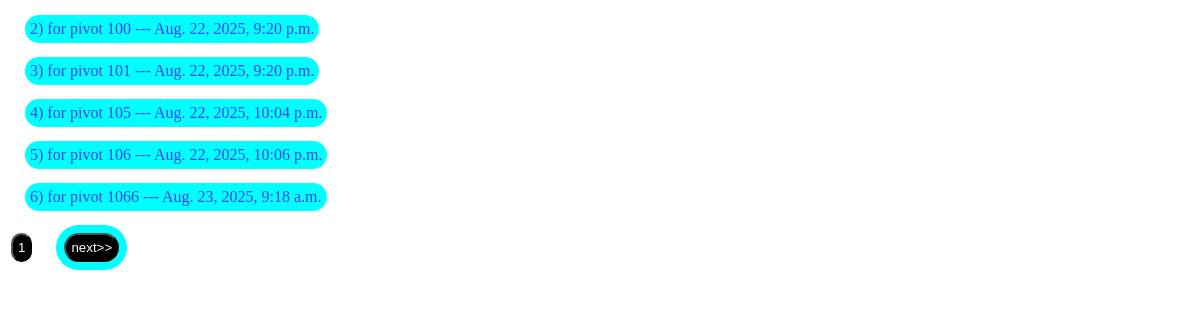
/formuloo_web/ticket_list/, run on the app's committed database.
### basic_app/models.py (models this page shows)
class Tickets(models.Model):
    Name = models.CharField(max_length=30)
    Description = models.TextField()
    Assignee = models.ManyToManyField(FormulooUser, through='intern_tickets')
    Reporter = models.ForeignKey(FormulooUser, on_delete=models.CASCADE, related_name='tickets_assigned')
    Image = models.ImageField(upload_to='ticket_images', null=True, blank=True)
    date = models.DateTimeField(default=now)

### stage_formuloo_web/views.py (the view)
# urls.py: path("ticket_list/", ListTickets.as_view(), name="ticket_list"),
class ListTickets(ListView):
    model = Tickets
    template_name = "list_ticket.html"
    success_url = reverse_lazy('home')
    context_object_name = 'ticket'
    paginate_by = 5

### templates/list_ticket.html (shortened to what this page needs)
<!DOCTYPE html>
<html lang="en">
    <head>
        {% load static %}
        <link rel="stylesheet" href="{% static 'styles.css' %}">
    </head>
    <body>
        {% for tick in ticket %}
        <a href="{% url 'ticket_detail' pk=tick.id %}">{{ tick.id }}) {{ tick.Name }} --- {{ tick.date }} </a><br>
        {% endfor %}
        <button>{{ page_obj.number }}</button>
        {% if page_obj.has_next %}
            <a href="?page={{ page_obj.next_page_number }}"><button>next&gt;&gt;</button></a>
        {% endif %}
    </body>
</html>

### static/styles.css (style rules this page uses)
a { color: rgb(66, 66, 238); background-color: aqua; border-radius: 40px; padding: 5px; margin-top:7px ; margin-bottom:7px ; margin-left: 17px; margin-right: 10px; text-decoration: none; display: inline-block; text-align: center; }
button { color: white; background-color: black; border-radius: 40px; padding: 5px; margin: 3px; }

### data on the page
Tickets: id "2", Name "for pivot 100", date "Aug. 22, 2025, 9:20 p.m."
Tickets: id "3", Name "for pivot 101", date "Aug. 22, 2025, 9:20 p.m."
Tickets: id "4", Name "for pivot 105", date "Aug. 22, 2025, 10:04 p.m."
Tickets: id "5", Name "for pivot 106", date "Aug. 22, 2025, 10:06 p.m."
Tickets: id "6", Name "for pivot 1066", date "Aug. 23, 2025, 9:18 a.m."

### other printed values
{{ page_obj.number }} "1"
